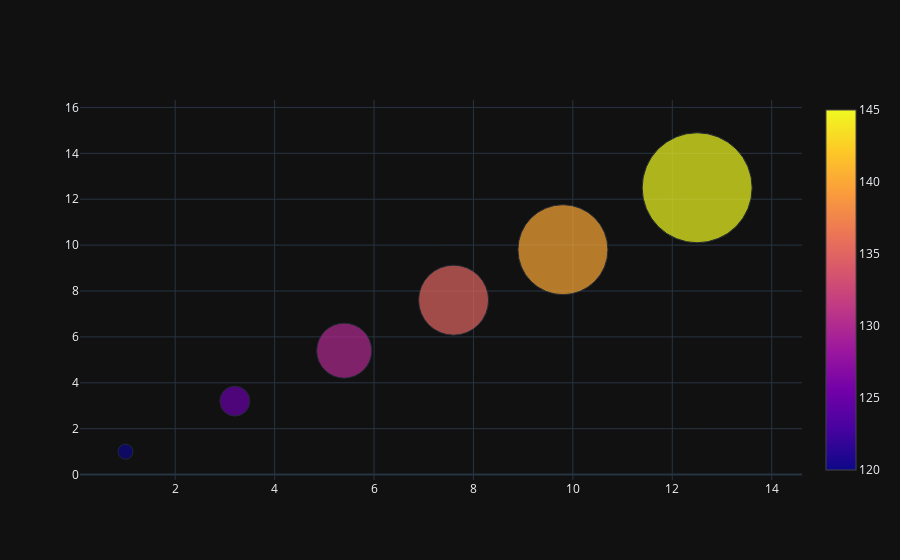

The cell this chart's notebook holds for it:
### Code cell
fig1 = go.Figure(data=[go.Scatter(
    x=[1, 3.2, 5.4, 7.6, 9.8, 12.5],
    y=[1, 3.2, 5.4, 7.6, 9.8, 12.5],
    mode='markers',
    marker=dict(
        color=[120, 125, 130, 135, 140, 145],
        size=[15, 30, 55, 70, 90, 110],
        showscale=True
    )
)])
fig1.update_layout(template='plotly_dark')
fig1.show()

### Figure 1 — Plotly figure (JSON) as saved in the notebook; plotly's stock layout.template omitted (floating-point values rounded to 4 significant figures)
{"data": [{"marker": {"color": [120, 125, 130, 135, 140, 145], "showscale": true, "size": [15, 30, 55, 70, 90, 110]}, "mode": "markers", "type": "scatter", "x": [1, 3.2, 5.4, 7.6, 9.8, 12.5], "y": [1, 3.2, 5.4, 7.6, 9.8, 12.5]}], "layout": {}}
